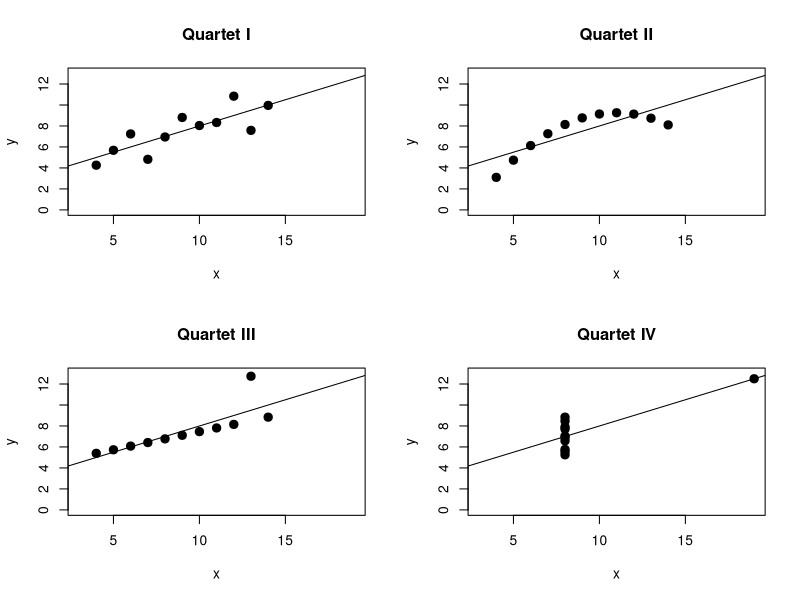
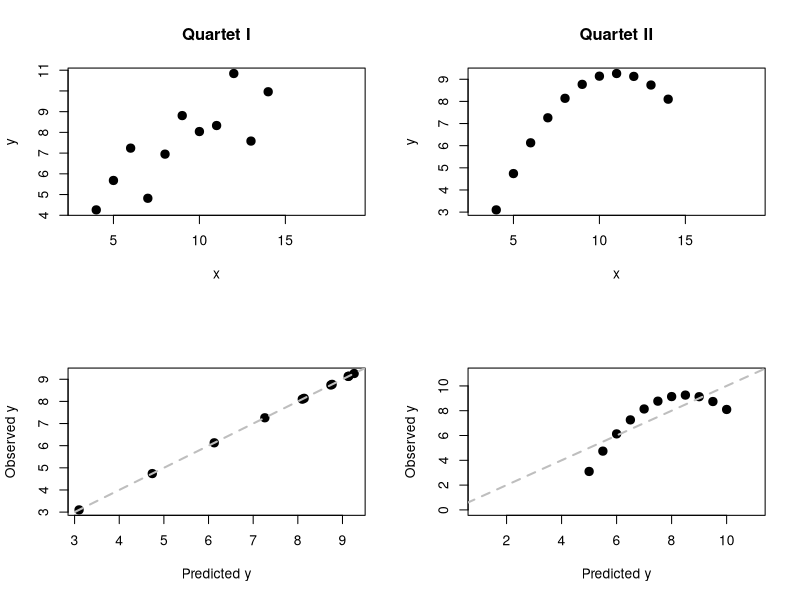
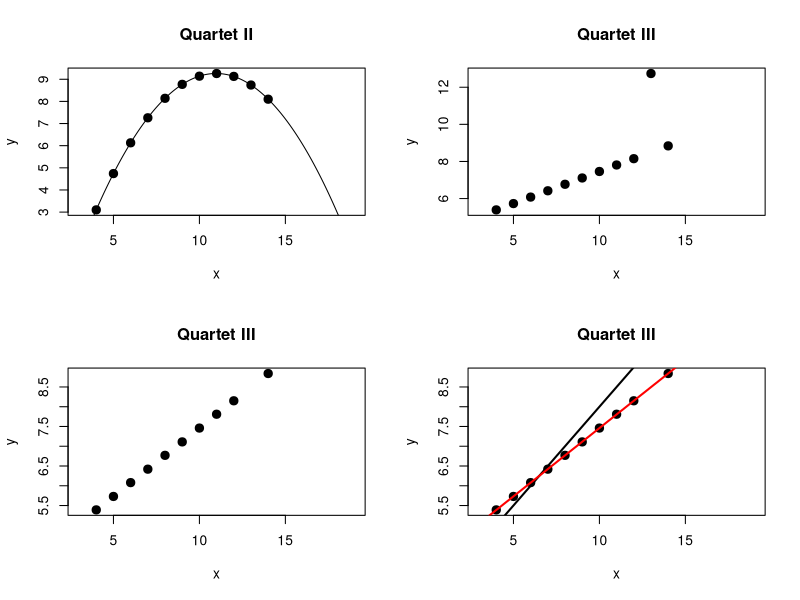
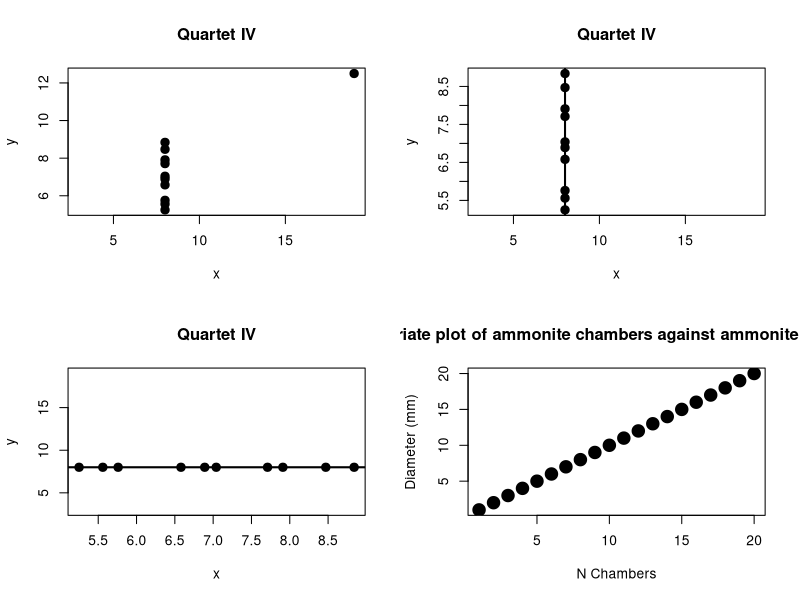
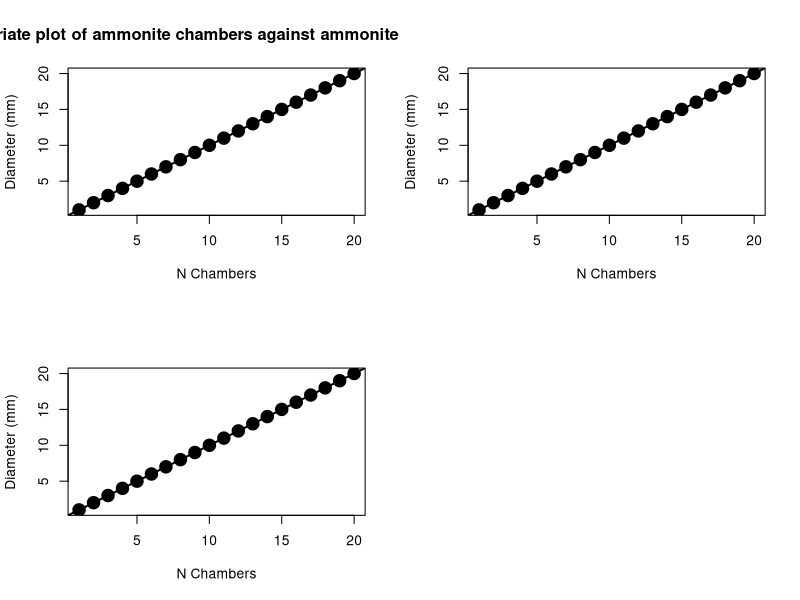
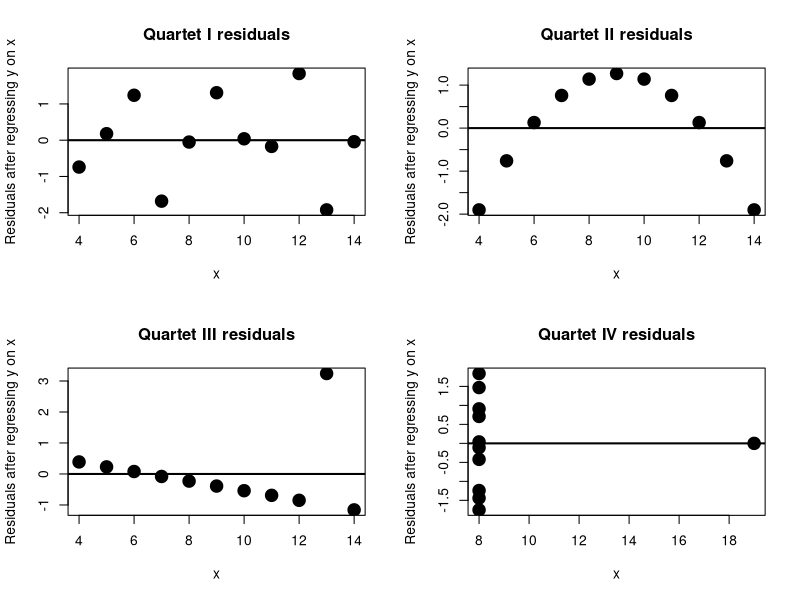
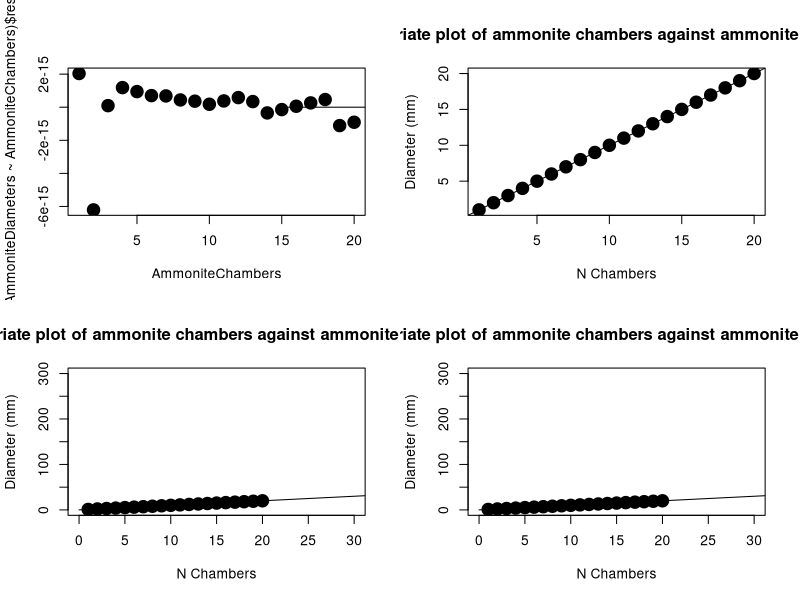
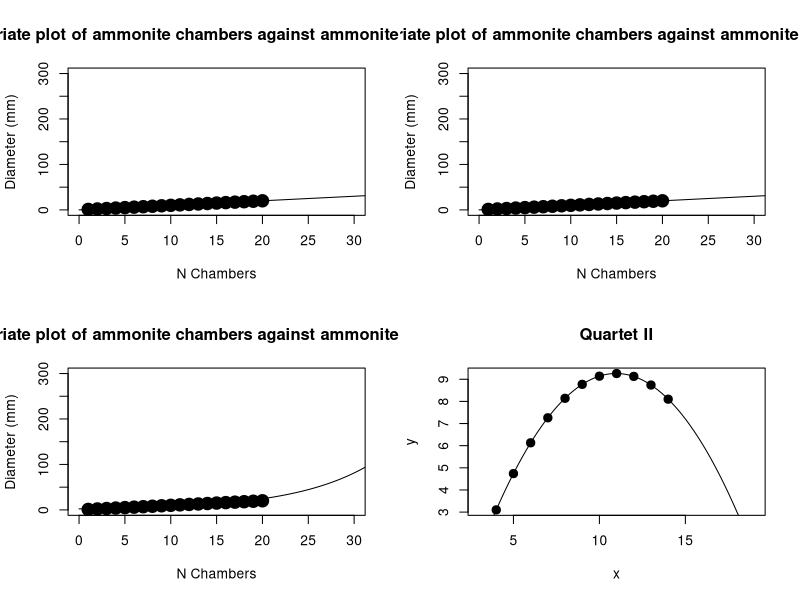

Recreate these plots in R, in order.
################################################################################
#                                                                              #
#                       PRACTICAL IV - BIVARIATE STATISTICS                    #
#                                                                              #
################################################################################

################################################################################
#                                                                              #
#                               TODAY's AIMS                                   #
#                                                                              #
# - LEARN TO DIAGNOSE APPROPRIATE AND INAPPROPRIATE APPROACHES TO BIVARIATE    #
#   DATA ANALYSIS USING ANSCOMBE"S QUARTET                                     #
# - APPLY BIVARIATE ANALYSIS TO YOUR OWN AMMONITE QUADRAT                      #
# - LEARN HOW TO USE REGRESSION AND CORRELATION TO MAKE DETERMINATIONS ABOUT   #
#   THE RELATIONSHIP BETWEEN TWO VARIABLES                                     #
#                                                                              #
################################################################################

# Before we start begin by setting your working directory as we did in
# Practicals 1-3. This is (still) a useful habit to get into!

# We will start today's practical by looking at the data from Anscombe's quartet
# that we encountered in lecture. Anscombe's paper was essentially making the
# same point as our two Lesson's: 1) Always plot your data, and 2) Don't rely
# on summary statistics (mean, sd, r etc.) to do the job of thinking about the
# data for you. First we will enter the data into R with separate x and y
# variables for each quartet (I-IV):
x1 <- c(10, 8, 13, 9, 11, 14, 6, 4, 12, 7, 5)
y1 <- c(8.04, 6.95, 7.58, 8.81, 8.33, 9.96, 7.24, 4.26, 10.84, 4.82, 5.68)
x2 <- c(10, 8, 13, 9, 11, 14, 6, 4, 12, 7, 5)
y2 <- c(9.14, 8.14, 8.74, 8.77, 9.26, 8.1, 6.13, 3.1, 9.13, 7.26, 4.74)
x3 <- c(10, 8, 13, 9, 11, 14, 6, 4, 12, 7, 5)
y3 <- c(7.46, 6.77, 12.74, 7.11, 7.81, 8.84, 6.08, 5.39, 8.15, 6.42, 5.73)
x4 <- c(8, 8, 8, 8, 8, 8, 8, 19, 8, 8, 8)
y4 <- c(6.58, 5.76, 7.71, 8.84, 8.47, 7.04, 5.25, 12.5, 5.56, 7.91, 6.89)

# We can combine these into a matrix with:
AnscombeQuartet <- cbind(x1, y1, x2, y2, x3, y3, x4, y4)

# Here we are using the cbind function which works like c, except it combines
# vectors of numbers together as columns in a matrix. You can also do this as
# rows with rbind. We should find our data now form a single table:
AnscombeQuartet

# NB: We were only able to combine the data in this way as each quartet is made
# up of exactly 11 values. If they were different lengths a list would be more
# appropriate (see the geologist, basketball player, and jockey heights example
# in the last practical). For now just visually confirm that each pair of x and
# y is unique, i.e., the data are different. (You should see x1 and x2 are
# identical, but as y1 and y2 are not the collective bivariate relationship
# should be different.) Before we plot our data we can perform some summary
# statistics on the data, first we will look at the mean of each set of
# x-values:
apply(AnscombeQuartet, 2, mean)[c("x1", "x2", "x3", "x4")]

# We should see they are all exactly 9. What about the y-values:
apply(AnscombeQuartet, 2, mean)[c("y1", "y2", "y3", "y4")]

# This time they are not exactly equal, but to two decimal places they are all
# 7.50. Certainly these are not large differences. Now we can do the same thing
# with the standard deviation of x-values:
apply(AnscombeQuartet, 2, sd)[c("x1", "x2", "x3", "x4")]

# You should see again they are identical (3.316625), even at six decimal
# places. What about our y-values:
apply(AnscombeQuartet, 2, sd)[c("y1", "y2", "y3", "y4")]

# Again they are not perfectly the same, but at two decimal places they are all
# 2.03. Now we can consider the bivariate relationships by first performing
# least squares linear regression (as we did in lecture with our ammonite
# sample). First our slopes::
lm(AnscombeQuartet[, "y1"] ~ AnscombeQuartet[, "x1"])$coefficients[2]
lm(AnscombeQuartet[, "y2"] ~ AnscombeQuartet[, "x2"])$coefficients[2]
lm(AnscombeQuartet[, "y3"] ~ AnscombeQuartet[, "x3"])$coefficients[2]
lm(AnscombeQuartet[, "y4"] ~ AnscombeQuartet[, "x4"])$coefficients[2]

# Note that they are not exactly identical, but at one decimal place they are
# all 0.5 (i.e., a positive relationship between x and y). And now our
# intercepts:
lm(AnscombeQuartet[, "y1"] ~ AnscombeQuartet[, "x1"])$coefficients[1]
lm(AnscombeQuartet[, "y2"] ~ AnscombeQuartet[, "x2"])$coefficients[1]
lm(AnscombeQuartet[, "y3"] ~ AnscombeQuartet[, "x3"])$coefficients[1]
lm(AnscombeQuartet[, "y4"] ~ AnscombeQuartet[, "x4"])$coefficients[1]

# Again they are not identical, but they are very close and at two decimal
# places they are indistinguishable. Next up we can perform a correlation, and
# get estimates for our Pearson's correlation coefficient, r:
cor.test(x = AnscombeQuartet[, "x1"], y = AnscombeQuartet[, "y1"])$estimate
cor.test(x = AnscombeQuartet[, "x2"], y = AnscombeQuartet[, "y2"])$estimate
cor.test(x = AnscombeQuartet[, "x3"], y = AnscombeQuartet[, "y3"])$estimate
cor.test(x = AnscombeQuartet[, "x4"], y = AnscombeQuartet[, "y4"])$estimate

# Again, we can see non-identical, but very similar values. This time
# indistinguishable at two decimal places. Note they also show a strong
# positive relationship between x and y. We can also get the probability that
# the true value for r is zero:
cor.test(x = AnscombeQuartet[, "x1"], y = AnscombeQuartet[, "y1"])$p.value
cor.test(x = AnscombeQuartet[, "x2"], y = AnscombeQuartet[, "y2"])$p.value
cor.test(x = AnscombeQuartet[, "x3"], y = AnscombeQuartet[, "y3"])$p.value
cor.test(x = AnscombeQuartet[, "x4"], y = AnscombeQuartet[, "y4"])$p.value

# These all show a low probability that the true r is zero and hence without
# further checks we might assume that x and y are always strongly positively
# correlated, here with p values being identical down to four decimal places
# (0.0022). But the whole point of Anscombe's paper is that we should not rely
# on these summary values alone, but initially plot the data as a check on our
# assumptions. We can plot all four quartets with:
par(mfrow = c(2, 2))
plot(x = x1, y = y1, xlim = c(3, 19), xlab = "x", ylab = "y", pch = 20, cex = 2,
  main = "Quartet I", ylim = c(0, 13))
lines(x = c(0, 25), y = c((0 * lm(AnscombeQuartet[, "y1"] ~
  AnscombeQuartet[, "x1"])$coefficients[2]) + lm(AnscombeQuartet[, "y1"] ~
  AnscombeQuartet[, "x1"])$coefficients[1], (25 * lm(AnscombeQuartet[, "y1"] ~
  AnscombeQuartet[, "x1"])$coefficients[2]) + lm(AnscombeQuartet[, "y1"] ~
  AnscombeQuartet[, "x1"])$coefficients[1]))
plot(x = x2, y = y2, xlim = c(3, 19), xlab = "x", ylab = "y", pch = 20, cex = 2,
  main = "Quartet II", ylim = c(0, 13))
lines(x = c(0, 25), y = c((0 * lm(AnscombeQuartet[, "y2"] ~
  AnscombeQuartet[, "x2"])$coefficients[2]) + lm(AnscombeQuartet[, "y2"] ~
  AnscombeQuartet[, "x2"])$coefficients[1], (25 * lm(AnscombeQuartet[, "y2"] ~
  AnscombeQuartet[, "x2"])$coefficients[2]) + lm(AnscombeQuartet[, "y2"] ~
  AnscombeQuartet[, "x2"])$coefficients[1]))
plot(x = x3, y = y3, xlim = c(3, 19), xlab = "x", ylab = "y", pch = 20, cex = 2,
  main = "Quartet III", ylim = c(0, 13))
lines(x = c(0, 25), y = c((0 * lm(AnscombeQuartet[, "y3"] ~
  AnscombeQuartet[, "x3"])$coefficients[2]) + lm(AnscombeQuartet[, "y3"] ~
  AnscombeQuartet[, "x3"])$coefficients[1], (25 * lm(AnscombeQuartet[, "y3"] ~
  AnscombeQuartet[, "x3"])$coefficients[2]) + lm(AnscombeQuartet[, "y3"] ~
  AnscombeQuartet[, "x3"])$coefficients[1]))
plot(x = x4, y = y4, xlim = c(3, 19), xlab = "x", ylab = "y", pch = 20, cex = 2,
  main = "Quartet IV", ylim = c(0, 13))
lines(x = c(0, 25), y = c((0 * lm(AnscombeQuartet[, "y4"] ~
  AnscombeQuartet[, "x4"])$coefficients[2]) + lm(AnscombeQuartet[, "y4"] ~
  AnscombeQuartet[, "x4"])$coefficients[1], (25 * lm(AnscombeQuartet[, "y4"] ~
  AnscombeQuartet[, "x4"])$coefficients[2]) + lm(AnscombeQuartet[, "y4"] ~
  AnscombeQuartet[, "x4"])$coefficients[1]))

# You should now be able to see that each data set is telling us a very
# different story, and that none of our summary statistics were able to reveal
# this - only plotting the data and using our eyes and brains does. We can go
# through the data sets one-by-one to try and make determinations of how they
# should each be dealt with. Let's start with the first one:
plot(x = x1, y = y1, xlim = c(3, 19), xlab = "x", ylab = "y", pch = 20,
  cex = 2, main = "Quartet I")

# This is what a lot of real data will look like and actually meets most of the
# assumptions we are making when we perform linear regression and correlation.
# You should see a clear relationship of a rise in y as x increases, but this
# is not a pure relationship (i.e., the points do not all fall on a perfectly
# straight line). This can indicate some degree of error in the measurements
# or that there are other contributing factors that explain changes in y than
# just x, or both. In this case we don't have to make any real changes and can
# treat our regression and correlation values as meaningful. I.e., there is a
# strong positive linear relationship between x and y. (We might worry that our
# data, x and y, are not normally distributed, but as we saw with univariate
# data this can be hard to determine when our sample size is small (here it is
# just 11). Tests that assume data are normally distributed are termed
# PARAMETRIC, and many will have some NON-PARAMETRIC alternative that "relaxes"
# this assumption. If we are really concerned about this here, we could use a
# non-parametric alternative to Pearson's r, termed Spearman's rho. It can be
# accessed through the same cor.test function (by adding a method option) and
# instead treats the data as ranked (i.e., like Moh's hardness scale the test
# only cares about the relative order of the data). Rho falls on the same kind
# of -1 to 1 scale as r and so values can be interpreted the same way:
cor.test(x = AnscombeQuartet[, "x1"], y = AnscombeQuartet[, "y1"],
  method = "spearman")$estimate
cor.test(x = AnscombeQuartet[, "x1"], y = AnscombeQuartet[, "y1"],
  method = "spearman")$p.value

# We still see a high (>0.8) value for our correlation coefficient (this time
# rho instead of r), again indicating a strong positive relationship. We also
# still see a low probability that the true value for rho is zero. This
# combined with our visual inspection that the relationship between x and y is
# linear should mean we are happy with our initial conclusion that x has a
# strong positive linear effect on y. Now let's look at quartet II:
plot(x = x2, y = y2, xlim = c(3, 19), xlab = "x", ylab = "y", pch = 20, cex = 2,
  main = "Quartet II")

# This time we should see a clear non-linear relationship between x and y. This
# means we should immediately abandon the idea we can perform either a linear
# regression or a correlation on this data as the values we get will be
# misleading. Furthermore, there is no simple replacement for correlation when
# the relationship is non-linear. We can, however, look at non-linear forms of
# regression. Specifically, we could fit a second-order polynomial to the data.
# In other words, we will make estimates for two "slopes" (a and b)
# and an intercept with the equation y = ax^2 + bx + c. We can do this by
# adding an extra option to the lm (linear model) function called "poly":
lm(AnscombeQuartet[, "y2"] ~ poly(AnscombeQuartet[, "x2"], 2))$coefficients

# These results reflect estimated values for c, b, and a, respectively. We can
# also use another function called predict to predict our observed values for y
# based on our sampled value of x with:
predict(lm(AnscombeQuartet[, "y2"] ~ poly(AnscombeQuartet[, "x2"], 2)))

# Compare these with the actual values:
AnscombeQuartet[, "y2"]

# You should see they are pretty close; we can make a different bivariate plot to
# show this:
plot(x = predict(lm(AnscombeQuartet[, "y2"] ~ poly(AnscombeQuartet[, "x2"], 2))),
  y = AnscombeQuartet[, "y2"], pch = 20, xlab = "Predicted y",
  ylab = "Observed y", cex = 2)
lines(x = c(0, 25), y = c(0, 25), lty = 2, lwd = 2, col = "Grey")

# You should see they all fall nicely on the grey dashed line which represents
# the 1:1 relationship - i.e., the line of perfect agreement. In other words
# our new curvilinear regression is doing a much better job of summarising the
# relationship between x and y than our linear regression did:
plot(x = predict(lm(AnscombeQuartet[, "y2"] ~ AnscombeQuartet[, "x2"])),
  y = AnscombeQuartet[, "y2"], pch = 20, xlab = "Predicted y",
  ylab = "Observed y", cex = 2, xlim =c(1, 11), ylim = c(0, 11))
lines(x = c(0, 25), y = c(0, 25), lty = 2, lwd = 2, col = "Grey")

# We can further visually confirm this by getting the coefficients (i.e., the
# values of a, b, and c) for our polynomial with:
PolyCoefficients <- lm(AnscombeQuartet[, "y2"] ~ poly(AnscombeQuartet[, "x2"],
  2, raw = TRUE))$coefficients

# Then set up a range of x values (here from 0 to 25), using a large number
# (1000) so that plotting them will look like a smooth curve:
xs <- seq(from = 0, to = 25, length.out = 1000)

# Now we can predict y-values for every value of x from the above (i.e., we are
# going to both interpolate and extrapolate):
y_pred <- ((xs^2) * PolyCoefficients[3]) + (xs * PolyCoefficients[2]) +
  PolyCoefficients[1]

# And finally we can plot the data and then the regression:
plot(x = x2, y = y2, xlim = c(3, 19), xlab = "x", ylab = "y", pch = 20, cex = 2,
  main = "Quartet II")
points(xs, y_pred, type = "l")

# You should see both a curvilinear line and a good fit between that line and
# the data. This is a more realistic model for the relationship between x and
# y, and shows us that there is not a clear linear response of y increasing
# (or decreasing) as we increase x. Instead it depends where we are along x as
# to how y will respond. This is thus more complex to interpret than our linear
# data, but for now you only need to know: 1) Not to fit a linear regression to
# data that are clearly non-linear and 2) More complex regressions are
# possible in R, for example using polynomials as we did here. Now let's
# move on to Quartet III:
plot(x = x3, y = y3, xlim = c(3, 19), xlab = "x", ylab = "y", pch = 20, cex = 2,
  main = "Quartet III")

# This is a clear outlier problem, with one apparently "rogue" value dragging
# the linear regression away from what would otherwise be a line that
# intersected every data point. As we have already encountered in Lecture if
# this were our own data we would want to double check the rogue value: was it
# measured badly? Was there a typo? Can we repeat the measurement to see if we
# get the same value again? For now, we will assume this is a bad value and
# remove it from the data. As it is the third value we can do this by subsetting
# our variable with a negative:
x3[-3]
y3[-3]

# This gives us the data without a specific value, i.e., the inverse of how we
# normally subset the data by asking for the values we do want to be returned.
# (Remember that this kind of trick can really help us in calculating
# probabilities too!) We can plot this to confirm the outlier is not included:
plot(x = x3[-3], y = y3[-3], xlim = c(3, 19), xlab = "x", ylab = "y", pch = 20,
  cex = 2, main = "Quartet III")

# You should now just see a "gap" where the outlier previously fitted in the
# sequence of values. We can now redo our linear regression without this value
# too:
lm(y3[-3] ~ x3[-3])$coefficients

# These are our intercept and slope. Remember the values we got with the
# outlier included:
lm(y3 ~ x3)$coefficients

# I.e., both our slope and intercept have changed considerably by removing the
# outlier. We can visually confirm this by plotting the two regression lines:
plot(x = x3[-3], y = y3[-3], xlim = c(3, 19), xlab = "x", ylab = "y", pch = 20,
  cex = 2, main = "Quartet III")
lines(x = c(0, 22), y = c(lm(y3 ~ x3)$coefficients[1],
  (22 * lm(y3 ~ x3)$coefficients[2]) + lm(y3 ~ x3)$coefficients[1]), lwd = 2)
lines(x = c(0, 22), y = c(lm(y3[-3] ~ x3[-3])$coefficients[1],
  (22 * lm(y3[-3] ~ x3[-3])$coefficients[2]) +
  lm(y3[-3] ~ x3[-3])$coefficients[1]), col = "Red", lwd = 2)

# Here our previous regression line is in black and our new one is in red. You
# should see that by excluding the outlier we are able to produce a line that
# is a much better fit to the remaining data and hence likely does a much
# better job of describing the relationship between x and y. Imagine we were
# fitting this line to make a prediction of what y would be when x was 100.
# Which line would do the better job? We can also revisit our correlation, as
# we are happy that x and y share a linear relationship. Previously we found a
# estimate for r of:
cor.test(x = x3, y = y3)$estimate

# And a probability that the true value of r was zero of:
cor.test(x = x3, y = y3)$p.value

# What happens when we remove our outlier?:
cor.test(x = x3[-3], y = y3[-3])$estimate
cor.test(x = x3[-3], y = y3[-3])$p.value

# You should see we now have almost a perfect linear response of y to x and an
# extremely low probability that r is actually zero. In other words, by
# including the outlier we were underestimating r considerably. Finally, we
# will turn to Quartet IV:
plot(x = x4, y = y4, xlim = c(3, 19), xlab = "x", ylab = "y", pch = 20, cex = 2,
  main = "Quartet IV")

# This appears to be another outlier problem as everything hinges on that one
# point at top right. Let's remind ourselves of the linear regression:
lm(y4 ~ x4)$coefficients

# And without the outlier (the 8th value):
lm(y4[-8] ~ x4[-8])$coefficients

# You should see that although the regression returns an intercept it has
# actually failed to work as it cannot produce a slope. The reason for this is
# that all the remaining x-values are now identical:
x4[-8]

# In other words the regression would be a vertical line (slope of infinity or
# minus infinity) and in this case there wouldn't really be an intercept as the
# line would be parallel to the y-axis. I.e., visually, it would look something
# like this:
plot(x = x4[-8], y = y4[-8], xlim = c(3, 19), xlab = "x", ylab = "y", pch = 20,
  cex = 2, main = "Quartet IV")
lines(x = c(8, 8), y = c(0, 100), lwd = 2)

# As discussed in Lecture this would indicate a failure of study design. I.e.,
# x was not varied enough to properly gauge the response of y. Alternatively,
# x and y might have been mislabelled. If that were the case the plot should
# really look like this:
plot(x = y4[-8], y = x4[-8], ylim = c(3, 19), xlab = "x", ylab = "y", pch = 20,
  cex = 2, main = "Quartet IV")
lines(x = c(0, 100), y = c(8, 8), lwd = 2)

# This time we would interpret the linear regression as having a slope of
# zero, i.e., x has no effect on y. We can also consider what happens to our
# correlation when the outlier is removed. Remember before that we got:
cor.test(x = x4, y = y4)$estimate
cor.test(x = x4, y = y4)$p.value

# Without our outlier we get:
cor.test(x = x4[-8], y = y4[-8])$estimate
cor.test(x = x4[-8], y = y4[-8])$p.value

# In other words the correlation fails as the data make no sense (relationship
# is either perfectly negatively OR positively correlated as slope is infinity
# or negative infinity).
#
# Collectively these quartets reiterate the two core lessons of this course: 1)
# Always plot your data, and 2) Summary statistics are not a substitute for
# thinking about your data. More specifically we have learned:
#   - Do not apply linear regression when the response of y to x does not
#     follow a straight line
#   - Do not apply correlation if this is the case as the answer is not
#     meaningful
#   - However, it is possible to fit more complex regressions in R (e.g., using
#     poly)
#   - If your conclusions hinge on a single data point they are not safe and
#     more generally if removing a single data point dramatically changes the
#     slope, intercept, r, or p-value (of r = 0) your conclusions are not safe
#
# Now you can apply these lessons to your own ammonite quadrat data. First you
# will want to get your diameters you measured last week (i.e., modify the
# line below to replace each ammonite's number with it's diameter in mm). If
# you saved your script from last week then you can just copy and paste that
# line over the top of this one:
AmmoniteDiameters <- c(1, 2, 3, 4, 5, 6, 7, 8, 9, 10, 11, 12, 13, 14, 15, 16,
  17, 18, 19, 20)

# Next you will count the number of chambers for each ammonite, again, these
# must be done in order for the regression and correlation to work. You will
# likely find that the printed version of your quadrat is too small for you to
# count the central chambers so it is advised you start by downloading the PDF
# version of your quadrat (i.e., modify the last part of this line to point to
# your unique quadrat as you did in the previous practical):
browseURL("https://github.com/graemetlloyd/statsforgeologists/raw/master/Ammonite_quadrats/Lower_Bed/X4.pdf")

# As with the diameters you should fill this data out on your sheet before
# entering it here (it is always good to have redundancy in this way). You
# should find that you can zoom in and out allowing you to better count the
# smaller central chambers. Once you are done, replace each ammonite number
# with the chamber count in the line below:
AmmoniteChambers <- c(1, 2, 3, 4, 5, 6, 7, 8, 9, 10, 11, 12, 13, 14, 15, 16,
  17, 18, 19, 20)

# Note that for linear regression we are assuming each of our two variables are
# normally distributed. We have already thought about this for our diameter data.
# We should ask ourselves the same question about our new chamber count data.
# However, we already know that it cannot be properly normally distributed as the
# normal distribution is a continuous distribution but our chambers are count,
# and hence discrete, data. In an ideal world we would not apply normal
# distribution assumptions to such data, but in the real world this problem occurs
# all the time so for now we will just continue as though our data are normally
# distributed. (NB: this assumption is related to the mean being a meaningful
# "middle" of the data, which is used when we infer our slope value.) We can
# begin by restating, from lecture, that we are considering the number of
# chambers to be the explanatory variable (x) and the diameter the response
# variable (y). We can visualise this by plotting N Chambers on our x-, and
# Diameter on our y-axis:
plot(x = AmmoniteChambers, y = AmmoniteDiameters, pch = 20, cex = 3,
  xlab = "N Chambers", ylab = "Diameter (mm)",
  main = "Bivariate plot of ammonite chambers against ammonite diameter")

# Does the data look like it shows a linear response of y to x? If so, what
# kind of slope (relationship) would it show out of positive (y increases as
# x increases), negative (y decreases as x increases), or none (y is unchanged
# as x increases)? Is this what we expected from Lecture?
#
# Let's make the next step and fit a regression line using the lm function:
lm(AmmoniteDiameters ~ AmmoniteChambers)$coefficients

# For this function we give it the response variable followed by a tilda (~)
# and then the explanatory variable. I.e., here AmmoniteDiameters ~
# AmmoniteChambers. We can also plot the data with the line included:
plot(x = AmmoniteChambers, y = AmmoniteDiameters, pch = 20, cex = 3,
  xlab = "N Chambers", ylab = "Diameter (mm)",
  main = "Bivariate plot of ammonite chambers against ammonite diameter")
abline(lm(AmmoniteDiameters ~ AmmoniteChambers), lwd = 2)

# For the (biased) sample of five ammonites in Lecture we came up with a slope
# of c. 20 and an intercept of c. -345. How close are your values to these?
# Check with a neighbour what values they got. Note that like other values we
# get from a sample our slope and intercept are just estimates of the "true"
# value we would get if we were able to sample all the data (i.e., all
# ammonites). We can thus express our uncertainty around our own sample
# using the confint ("CONFidence INTerval") function:
confint(lm(AmmoniteDiameters ~ AmmoniteChambers), level = 0.99)

# Here we get the range of values for our intercept and slope at a specified
# confidence level (here 99%). Just as with other confidence intervals (e.g.,
# as with the one-sample t-test we encountered last week) because we assume a
# normal distribution if we want 100% confidence we will get the negative
# infinity to positive infinity range:
confint(lm(AmmoniteDiameters ~ AmmoniteChambers), level = 1)

# Thus we must balance our desire for a high-level of confidence with our
# desire to give a narrow range of values. E.g., at 50% confidence you should
# see a narrower range than at 99%:
confint(lm(AmmoniteDiameters ~ AmmoniteChambers), level = 0.5)

# Once again, we can also visualise this data, but first we need to define a
# new function:
ConfidencePlot <- function(x, y, level, from, to, xlab, ylab) {
  Model <- lm(y ~ x)
  NewX <- seq(from = from, to = to, length.out = 1000)
  PredictedValues <- predict(Model, newdata = data.frame(x = NewX),
  interval = "confidence", level = level)
  plot(y ~ x, type = "n", xlab = xlab, ylab = ylab)
  polygon(c(rev(NewX), NewX), c(rev(PredictedValues[, 3]),
  PredictedValues[, 2]), col = "Grey", border = NA)
  abline(Model, lwd = 2)
  points(x = x, y = y, pch = 20, cex = 3)
}

# First try plotting at 99% confidence:
ConfidencePlot(x = AmmoniteChambers, y = AmmoniteDiameters, level = 0.99,
  from = 15, to = 35, xlab = "N Chambers", ylab = "Diameter (mm)")

# You should see the interaction of slope and intercept uncertainties lead to
# curved edges to the confidence interval (shown as a grey polygon around the
# regression line), which is narrowest at the middle (near the mean). If we
# go for a 50% confidence interval you should see the polygon shrinks:
ConfidencePlot(x = AmmoniteChambers, y = AmmoniteDiameters, level = 0.50,
  from = 15, to = 35, xlab = "N Chambers", ylab = "Diameter (mm)")

# We will discuss confidence intervals in more detail later in the course. For
# now we will move on to another useful tool in regression called RESIDUALS.
# These are the results we get by subtracting our regression line from the
# data. You can also think of this as rotating the regression line until it is
# horizontal, pulling the data points with it. The purpose of this approach is
# to confirm the appropriateness of the regression in the first place. I.e.,
# any remaining structure in the data ought to be indistinguishable from
# random noise. Before you apply this to your own data let's look at the
# residuals of linear regression applied to Anscombe's quartet:
par(mfrow = c(2, 2))
plot(x = x1, y = lm(y1 ~ x1)$residuals, cex = 3, pch = 20, xlab = "x",
  ylab = "Residuals after regressing y on x", main = "Quartet I residuals")
lines(x = c(0, 20), y = c(0, 0), lwd = 2)
plot(x = x2, y = lm(y2 ~ x2)$residuals, cex = 3, pch = 20, xlab = "x",
  ylab = "Residuals after regressing y on x", main = "Quartet II residuals")
lines(x = c(0, 20), y = c(0, 0), lwd = 2)
plot(x = x3, y = lm(y3 ~ x3)$residuals, cex = 3, pch = 20, xlab = "x",
  ylab = "Residuals after regressing y on x", main = "Quartet III residuals")
lines(x = c(0, 20), y = c(0, 0), lwd = 2)
plot(x = x4, y = lm(y4 ~ x4)$residuals, cex = 3, pch = 20, xlab = "x",
  ylab = "Residuals after regressing y on x", main = "Quartet IV residuals")
lines(x = c(0, 20), y = c(0, 0), lwd = 2)

# The horizontal line here thus represents our linear regression. You should
# see that only Quartet I really fits the idea of random (noisy) structure
# left in the residuals. Quartet II shows a curvilinear relationship, Quartet
# III has a linear relationship that has not been captured due to the outlier
# and Quartet IV still shows the same non-variance of x-values from before. We
# can use this as a backdrop for interpreting the residuals of the ammonite
# data:
plot(x = AmmoniteChambers, y = lm(AmmoniteDiameters ~
  AmmoniteChambers)$residuals, cex = 3, pch = 20)
lines(x = c(15, 35), y = c(0, 0))

# Can you see any clear linear or curvilinear patterns? Or does this look more
# like Quartet I's residuals (i.e., random noise)?
#
# You might be happy that if you knew nothing else about your data that a
# linear model makes sense. However, we discussed in Lecture multiple reasons
# that we might not consider a linear model to be a good explanation.
# Specifically:
#
# 1. Looking at chamber sizes from the ammonites it should be clear that they
#    differ in size and so adding each chamber should not lead to a *fixed*
#    increase in diameter.
# 2. The intercept is a large negative value yet at zero chambers our ammonite
#    should logically be zero too.
# 3. There is *some* suggestion that the data visually exhibit a curvilinear
#    relationship.
#
# Previously we fitted a polynomial model to our data for Quartet II so we can
# begin by trying that here and plotting the results:
plot(x = AmmoniteChambers, y = AmmoniteDiameters, cex = 3, pch = 20, xlab =
  "N Chambers", ylab = "Diameter (mm)", main =
  "Bivariate plot of ammonite chambers against ammonite diameter")
lines(x = seq(from = 0, to = 40, length.out = 1000), y =
  predict(lm(AmmoniteDiameters ~ poly(AmmoniteChambers, 2, raw = TRUE)), newdata
  = data.frame(AmmoniteChambers = seq(from = 0, to = 40, length.out = 1000))))

# You will likely see a curve with a slope that gets steeper as number of
# chambers increases. However, it might not look very different from a straight
# line. Let's repeat the plot again, but with our x- and y-axes expanded
# outwards (using the xlim and ylim options) to better see what the model is
# suggesting about the relationship between x and y:
plot(x = AmmoniteChambers, y = AmmoniteDiameters, cex = 3, pch = 20, xlim =
  c(0, 30), ylim = c(0, 300), xlab = "N Chambers", ylab = "Diameter (mm)",
  main = "Bivariate plot of ammonite chambers against ammonite diameter")
lines(x = seq(from = 0, to = 40, length.out = 1000), y =
  predict(lm(AmmoniteDiameters ~ poly(AmmoniteChambers, 2, raw = TRUE)), newdata
  = data.frame(AmmoniteChambers = seq(from = 0, to = 40, length.out = 1000))))

# We should see that this model doesn't really make any sense as if we
# extrapolate backwards to younger (fewer chambered) ammonites then at a certain
# point the model flips and predicts larger juveniles. So this is also a bad
# model. Just for completeness we can also look at our linear model this way:
plot(x = AmmoniteChambers, y = AmmoniteDiameters, cex = 3, pch = 20, xlim =
  c(0, 30), ylim = c(0, 300), xlab = "N Chambers", ylab = "Diameter (mm)",
  main = "Bivariate plot of ammonite chambers against ammonite diameter")
lines(x = seq(from = 0, to = 40, length.out = 1000), y =
  predict(lm(AmmoniteDiameters ~ AmmoniteChambers), newdata
  = data.frame(AmmoniteChambers = seq(from = 0, to = 40, length.out = 1000))))

# Here we can see as we extrapolate backwards that very quickly we are predicting
# negative ammonite diameters in younger individuals. What we really want here is
# an exponential curve that describes the phenomenon we observe - i.e., a
# MONOTONIC rise in diameter as chamber number increases, but one where the amount
# that diameter increases also increases with chamber number. At the same time we
# want to make sure our intercept is (or is close to) zero as this makes logical
# sense in describing the age-size relationship for any organism.
#
# This latter goal is known as REGRESSION THROUGH THE ORIGIN as it forces the line
# through the 0,0 point of our plot. We can do this with lm by adding a "0 +" to
# the formula and plot the results with:
plot(x = AmmoniteChambers, y = AmmoniteDiameters, cex = 3, pch = 20, xlim =
  c(0, 30), ylim = c(0, 300), xlab = "N Chambers", ylab = "Diameter (mm)",
  main = "Bivariate plot of ammonite chambers against ammonite diameter")
lines(x = seq(from = 0, to = 40, length.out = 1000), y =
  predict(lm(AmmoniteDiameters ~ 0 + AmmoniteChambers), newdata
  = data.frame(AmmoniteChambers = seq(from = 0, to = 40, length.out = 1000))))

# We can see that this does pass through 0,0, but now the model is not a good fit
# to the data. We can try the same thing with the polynomial:
plot(x = AmmoniteChambers, y = AmmoniteDiameters, cex = 3, pch = 20, xlim =
  c(0, 30), ylim = c(0, 300), xlab = "N Chambers", ylab = "Diameter (mm)",
  main = "Bivariate plot of ammonite chambers against ammonite diameter")
lines(x = seq(from = 0, to = 40, length.out = 1000), y =
  predict(lm(AmmoniteDiameters ~ 0 + poly(AmmoniteChambers, 2, raw = TRUE)),
  newdata = data.frame(AmmoniteChambers = seq(from = 0, to = 40,
  length.out = 1000))))

# Again, this doesn't quite get us where we want as we still predict some
# negative diameter younger individuals. Really here we need a different model,
# one with exponential (exp()) built in:
plot(x = AmmoniteChambers, y = AmmoniteDiameters, cex = 3, pch = 20, xlim =
  c(0, 30), ylim = c(0, 300), xlab = "N Chambers", ylab = "Diameter (mm)",
  main = "Bivariate plot of ammonite chambers against ammonite diameter")
lines(x = seq(from = 0, to = 40, length.out = 1000), y =
  predict(lm(AmmoniteDiameters ~ exp(0.12 * AmmoniteChambers) - 1), newdata =
  data.frame(AmmoniteChambers = seq(from = 0, to = 40, length.out = 1000))))

# You should see this model is still not perfect but gets us closer than
# anything else. We can also use this model to get predicted ammonite diameters
# for one to 50 chambers with:
predict(lm(AmmoniteDiameters ~ exp(0.12 * AmmoniteChambers) - 1), newdata =
  data.frame(AmmoniteChambers = 1:50))

# Compare some of these with your own measured values. How well does the model
# do?
#
# Even though we know the true relationship is likely curved in this way (and
# not a straight line) we do also suspect it is monotonic, i.e., as we
# increase x, y will consistently increase too (and not decrease). Thus
# although we should not use a Pearson Correlation coefficient here we can
# (as above) try the Spearman rank correlation instead:
cor.test(x = AmmoniteChambers, y = AmmoniteDiameters, method = "spearman")

# What you will most likely see here is that R gives us a warning that ties
# are hampering the calculation. This is because Spearman's rank assumes the
# data can be ranked perfectly without ties (e.g., no joint second largest
# value. To search for ties we can use the duplicated() function. First on
# the diameters:
duplicated(AmmoniteDiameters)

# Then on the chambers:
duplicated(AmmoniteChambers)

# This is a logical (returning TRUE if a duplicate is found and FALSE if
# not). What you will most likely see is very few if any duplicates in your
# diameters but mutliple in your chambers. Again, this is because our chambers
# are count (discrete) data and hence ties are more likely to happen.
#
# Unfortunately this means we cannot exactly compute a p-value for our data.
# However, we can use the exact = FALSE option to get an approximate one.
# (Remember that this is the probability that the true correlation is zero
# and by extension that the true relationship between the two variables is
# no relationship - x does not affect y.) We can do this with:
cor.test(x = AmmoniteChambers, y = AmmoniteDiameters, method = "spearman",
  exact = FALSE)$estimate

# You will likely get a strong positive value, which is what we should expect.
# You can get the estimated p-value with:
cor.test(x = AmmoniteChambers, y = AmmoniteDiameters, method = "spearman",
  exact = FALSE)$p.value

# This should be pretty small and smaller than what we got in Lecture because
# your sample size is larger and hence we are more confident that zero is an
# unlikely true value for the correlation coefficient.
#
# To finish we will look at a third statistic for bivariate data called the
# COEFFICIENT OF DETERMINATION, and often abbreviated to R^2 (r-squared).
# This is derived directly from a regression and represents the proportion of
# y that can be explained by x (under the specific type of regression used).
# We might naively assume that r-squared is the same as our Pearson's
# correlation coefficient (r), squared. However, this is only true when the
# regression line being fit is linear. In other words, although correlation
# is only meaningful when the response of y to x is linear the coefficient of
# determination is meaningful regardless of the shape of the regression. We
# can illustrate this by revisiting Quartet II:
plot(x = x2, y = y2, xlim = c(3, 19), xlab = "x", ylab = "y", pch = 20, cex = 2,
  main = "Quartet II")
points(xs, y_pred, type = "l")

# Here we fitted a polynomial regression to the data and we can see that it
# is an excellent fit. We might realistically expect, then, x to explain a
# very large proportion of y, i.e., to have an r-squared of close to one. We
# can get the exact value by using the summary function for our model and the
# $r.squared part of the output:
summary(lm(y2 ~ poly(x2, 2, raw = TRUE)))$r.squared

# You should see a value that is indeed very close to one. We can compare this
# to our (inappropriate) linear regression for the same data:
summary(lm(y2 ~ x2))$r.squared

# You should get a notably lower value. Thus r-squared can be a useful tool
# in comparing different explanatory models for the same data. But as always,
# plotting should be applied first to gauge the appropriateness of these. You
# can now apply this to your own ammonite data, first for the linear model:
summary(lm(AmmoniteDiameters ~ AmmoniteChambers))$r.squared

# Then for the exponential model:
summary(lm(AmmoniteDiameters ~ exp(0.12 * AmmoniteChambers) - 1))$r.squared

# What value did you find? Which model does this suggest does the better job?
#
# Finally, you can compare the linear value to the square of the correlation
# coefficient (r) you got earlier:
cor.test(x = AmmoniteChambers, y = AmmoniteDiameters)$estimate ^ 2

# You should see this is the same as your R-squared because in this case the
# regression is linear. Note that squaring a negative correlation will return
# a positive value (i.e., r-squared runs on a 0 to 1 scale) as it does not
# make sense for x to explain a negative proportion of the data. In other
# words, collectively regression, correlation, and the coefficient of
# determination are tools that tell you different things about the relationship
# between x and y.

################################################################################
#                                                                              #
#                                     MCQ                                      #
#                                                                              #
# You are now ready to attempt this week's MCQ which is a series of ten        #
# multiple choice questions (MCQs) on last week's lecture and this practical.  #
#                                                                              #
################################################################################
